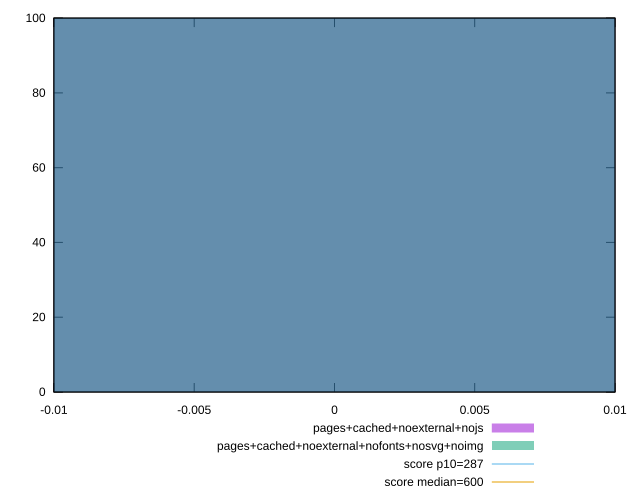

Write gnuplot code to recreate this figure.
reset
set terminal svg size 640, 500 enhanced background rgb 'white'
set output "report_00007_2020-12-11T15:55:29.892Z/total-blocking-time/comparison/histogram/10_vs_11.svg"

$pagesCachedNoexternalNojs <<EOF
0 100
EOF

$pagesCachedNoexternalNofontsNosvgNoimg <<EOF
0 100
EOF

set key outside below
set boxwidth 0.1
set yrange [0:100]
set style fill transparent solid 0.5 noborder

plot \
  $pagesCachedNoexternalNojs title "pages+cached+noexternal+nojs" with boxes, \
  $pagesCachedNoexternalNofontsNosvgNoimg title "pages+cached+noexternal+nofonts+nosvg+noimg" with boxes, \


reset
